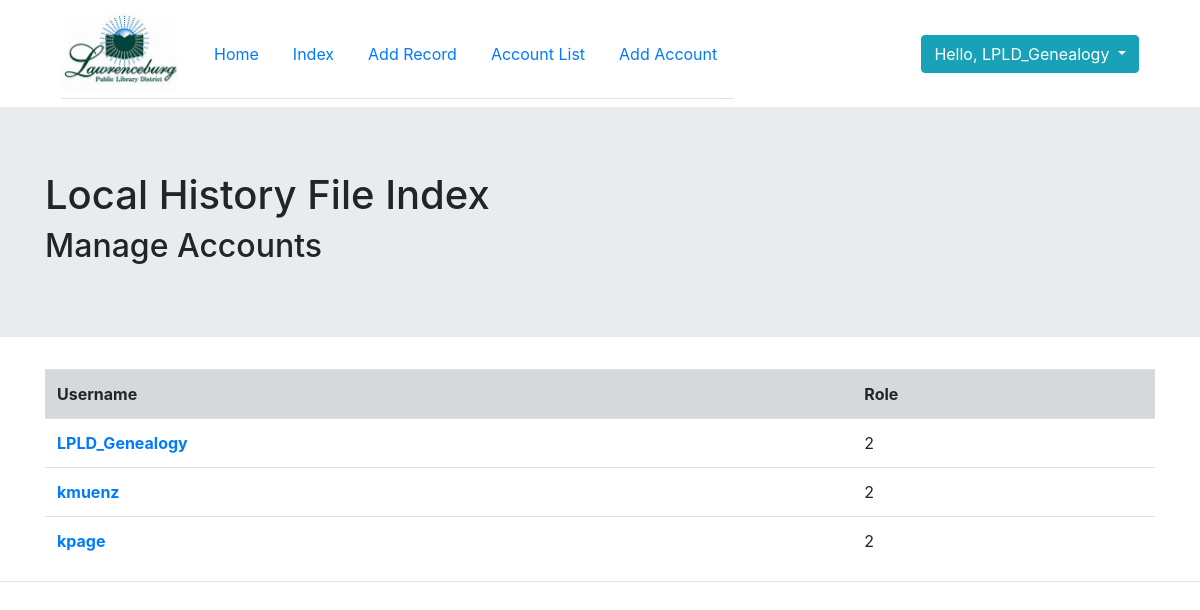
Page /account_list.php (signed in) on the committed database.
### tables this page shows
CREATE TABLE `users` (
  `id` int(13) NOT NULL,
  `username` varchar(25) NOT NULL,
  `password` varchar(255) NOT NULL,
  `role` int(13) NOT NULL
);

### account_list.php (the view, shortened to what this page needs)
<?php
require_once 'includes/header.php';
require_once 'includes/database.php';
?>
<div class="jumbotron jumbotron-fluid">
    <div class="container">
        <h1>Local History File Index</h1>
        <h2>Manage Accounts</h2>
    </div>
</div>
<div class="container">
    <?php
    $result = mysqli_query($db, "SELECT * FROM users");
    if ($result->num_rows > 0) {
        echo "<table id='myTable2' class='table table-hover'>";
        echo "<tr class='table-secondary'>"
        . "<th>Username</th>"
        . "<th>Role</th>"
        . "</tr>";
        while ($row = $result->fetch_object()) {
            echo "<tr>";
            echo "<td><b><a href='account_details.php?id=" . $row->id . "'</a>" . $row->username . "</b></td>";
            echo "<td>" . $row->role . "</td>";
            echo "</tr>";
        }
        echo "</table>";
    }
    else {
        echo "This database contains no records.";
    }
    ?>
</div>
<?php
require_once 'includes/footer.php';

### rows in the picture
users: username "LPLD_Genealogy", role "2"
users: username "kmuenz", role "2"
users: username "kpage", role "2"

### other values in the picture
$_SESSION["username"] "LPLD_Genealogy"
